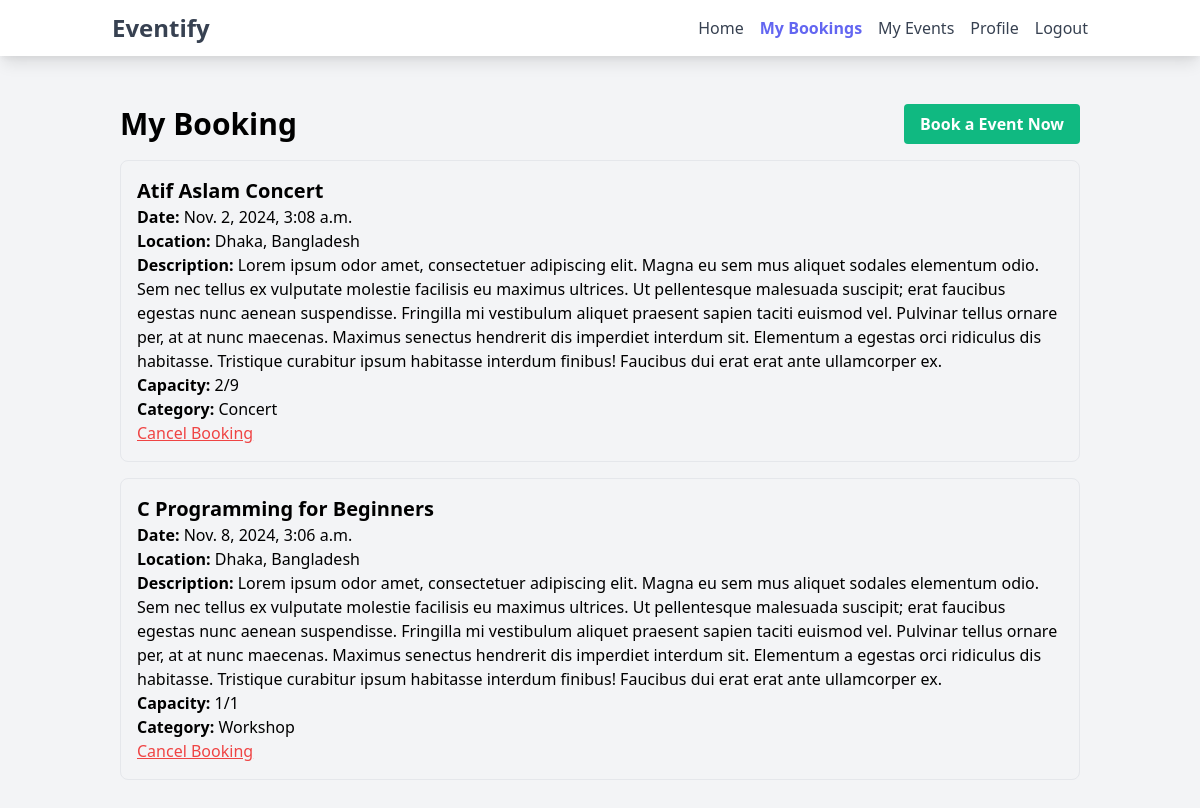
The page /events/my-bookings/ (signed in) on the database its author committed.
### event/models.py (models this page shows, shortened)
class Booking(models.Model):
    user = models.ForeignKey(User, on_delete=models.CASCADE, related_name='bookings')
    event = models.ForeignKey(Event, on_delete=models.CASCADE, related_name='bookings')
    booked_at = models.DateTimeField(auto_now_add=True)
    class Meta:
        unique_together = ('user', 'event')

class Event(models.Model):
    name = models.CharField(max_length=200)
    date = models.DateTimeField()
    location = models.CharField(max_length=255)
    description = models.TextField()
    created_by = models.ForeignKey(User, on_delete=models.CASCADE, related_name='events')
    category = models.ForeignKey(Category, on_delete=models.SET_NULL, null=True, blank=True)
    capacity = models.PositiveIntegerField(default=0)
    attendees_count = models.PositiveIntegerField(default=0)

class Category(models.Model):
    name = models.CharField(max_length=100, unique=True)
    def __str__(self):
        return self.name

### event/views.py (the view)
# urls.py: path('my-bookings/', views.my_bookings, name='my_bookings'),
@login_required
def my_bookings(request):
    user_booked_events = Booking.objects.filter(user=request.user)
    context = {
        'user_booked_events': user_booked_events,
    }
    return render(request, 'my_bookings.html', context)

### event/templates/my_bookings.html (shortened to what this page needs)
{% extends "base.html" %}
{% block content %}
<div class="container mx-auto p-4">
    <div class="flex justify-between items-center mb-4">
        <h1 class="text-3xl font-semibold">My Booking</h1>
        <a href="{% url 'home' %}" class="bg-green-500 text-white font-bold py-2 px-4 rounded hover:bg-green-600 transition duration-300">Book a Event Now</a>
    </div>
    {% if user_booked_events %}
        <div class="space-y-4 mt-4">
            {% for booking in user_booked_events %}
                <div class="p-4 border rounded-lg">
                    <h2 class="text-xl font-semibold">{{ booking.event.name }}</h2>
                    <p><strong>Date:</strong> {{ booking.event.date }}</p>
                    <p><strong>Location:</strong> {{ booking.event.location }}</p>
                    <p><strong>Description:</strong> {{ booking.event.description }}</p>
                    <p><strong>Capacity:</strong> {{ booking.event.attendees_count }}/{{ booking.event.capacity }}</p>
                    <p><strong>Category:</strong> {{ booking.event.category }}</p>
                    <form method="POST" action="{% url 'delete_booking' booking.id %}">
                        <button type="submit" class="text-red-500 underline">Cancel Booking</button>
                    </form>
                </div>
            {% endfor %}
        </div>
    {% else %}
        <p>You have not booked any events yet.</p>
    {% endif %}
</div>
{% endblock %}

### rows shown on the page
Booking: event.name "Atif Aslam Concert", event "Nov. 2, 2024, 3:08 a.m.", event.location "Dhaka, Bangladesh", event.description "Lorem ipsum odor amet, consectetuer adipiscing elit. Magna eu sem mus aliquet sodales elementum odio. Sem nec tellus ex vulputate molestie facilisis eu maximus ultrices. Ut pellentesque malesuada suscipit; erat faucibus egestas nunc aenean suspendisse. Fringilla mi vestibulum aliquet praesent sapien taciti euismod vel. Pulvinar tellus ornare per, at at nunc maecenas. Maximus senectus hendrerit dis imperdiet interdum sit. Elementum a egestas orci ridiculus dis habitasse. Tristique curabitur ipsum habitasse interdum finibus! Faucibus dui erat erat ante ullamcorper ex.", event.attendees_count "2", event.capacity "9", event.category "Concert"
Booking: event.name "C Programming for Beginners", event "Nov. 8, 2024, 3:06 a.m.", event.location "Dhaka, Bangladesh", event.description "Lorem ipsum odor amet, consectetuer adipiscing elit. Magna eu sem mus aliquet sodales elementum odio. Sem nec tellus ex vulputate molestie facilisis eu maximus ultrices. Ut pellentesque malesuada suscipit; erat faucibus egestas nunc aenean suspendisse. Fringilla mi vestibulum aliquet praesent sapien taciti euismod vel. Pulvinar tellus ornare per, at at nunc maecenas. Maximus senectus hendrerit dis imperdiet interdum sit. Elementum a egestas orci ridiculus dis habitasse. Tristique curabitur ipsum habitasse interdum finibus! Faucibus dui erat erat ante ullamcorper ex.", event.attendees_count "1", event.capacity "1", event.category "Workshop"
